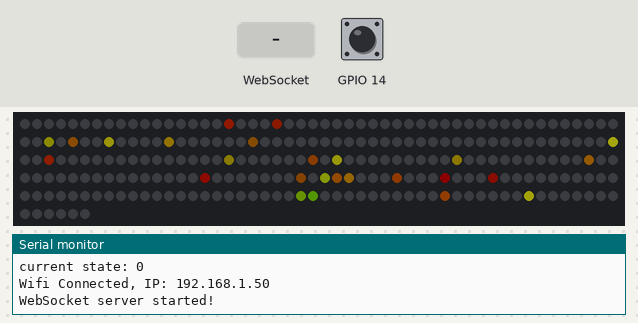
This program was run on a simulated ESP8266 (Wemos D1 mini). Shown: 256 RGB LEDs in strip order, left to right, continuing on the next row, the last lines printed to the serial monitor. The test bench sets the inputs (shaded band); at power-on: GPIO 14 HIGH. Dim RGB values are drawn brighter than linear; a WiFi scan finds three made-up networks; the local clock reads 2024-03-15 10:24:30 at power-on unless the program sets it; random numbers use the default seed unless the program sets one.

Above: at 3.7 s.
3.8 s: GPIO 14 pulled LOW for 0.15 s
At 4.25 s:
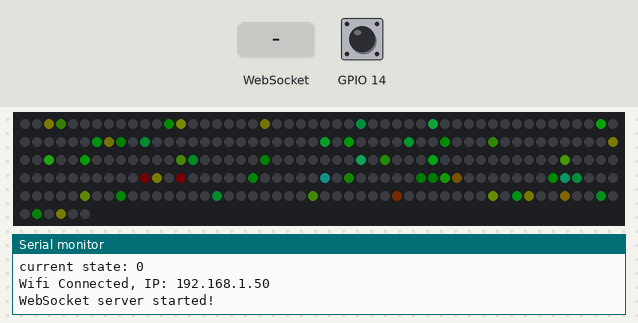
4.5 s: GPIO 14 pulled LOW for 1 s
At 5.48 s:
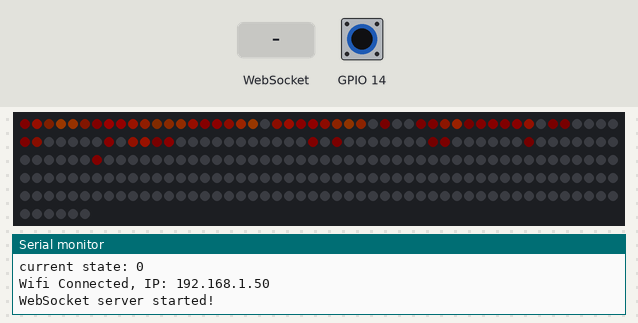
6.1 s: GPIO 14 pulled LOW for 3.2 s
9.9 s: GPIO 14 pulled LOW for 3.2 s
At 10.84 s:
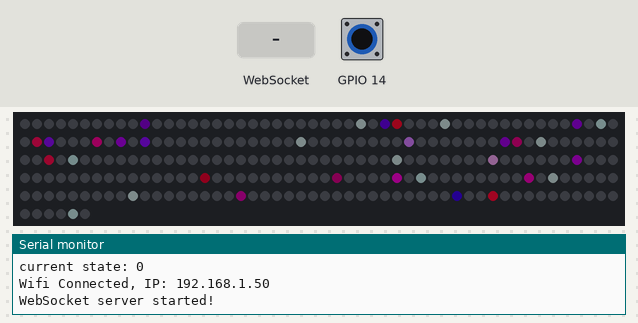
13.7 s: WebSocket text "1" received
15.6 s: GPIO 14 pulled LOW for 0.15 s
At 17.53 s:
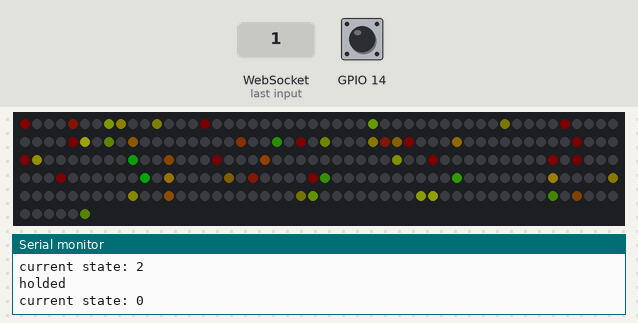

The program:

main.cpp
```cpp
#include <Arduino.h>
#include <Clock.h>
#include <Matrix.h>
#include <InputManager.h>
#include <StateManager.h>
#include <ServerManager.h>

EspSettings settings = {"IDnet-10", "ArtS1975", 80, "myToken"};
//EspSettings settings = {"}:-)", "vv1976JR", 80, "myToken"};

InputManager _inputManager;
Clock _clock;
Matrix _matrix;
StateManager _stateManager;
ServerManager _serverManager(settings);

void setup() {
  Serial.begin(9600);

  Serial.println("LED Matrix Project Initialized");

  _inputManager.init();
  _clock.init();
  _matrix.init();
  _matrix.off();
  _serverManager.init();
}

void loop() {
  _inputManager.update(_stateManager);
  _matrix.update(_stateManager, _clock);
  _serverManager.update();
}
```

Measured:
- after the input at 15.6 s, the LEDs: first change after 1.2 s (image 4 shows a later state)
